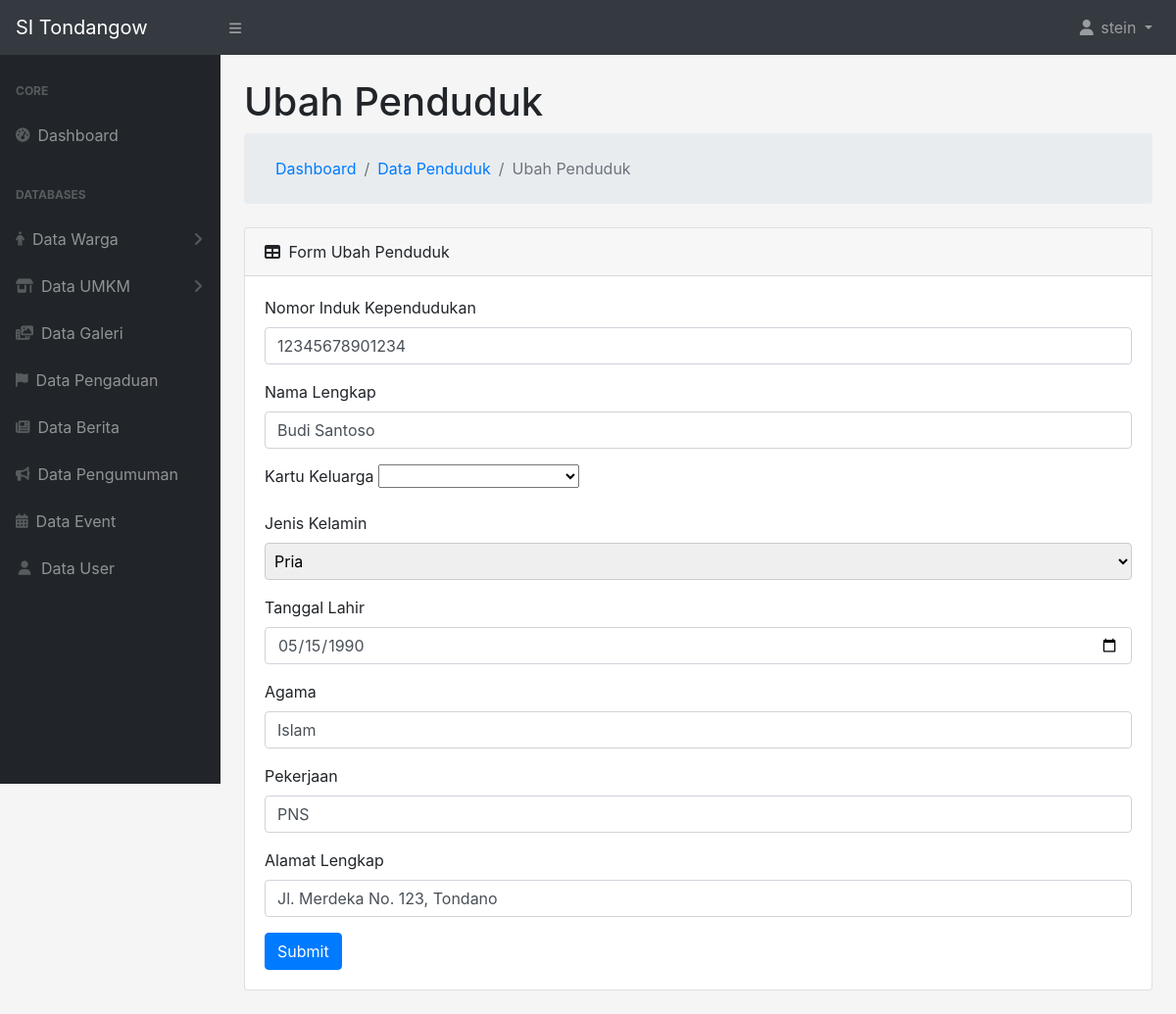
The app's page /adminSidesa/models/ubahPenduduk.php?id=1 (signed in) with its own data.
### tables this page shows
CREATE TABLE `penduduk` (
  `id` int(11) NOT NULL,
  `no_kk` int(255) NOT NULL,
  `nik` varchar(255) NOT NULL,
  `nama` varchar(255) NOT NULL,
  `tanggal_lahir` date NOT NULL,
  `jenis_kelamin` varchar(255) NOT NULL,
  `agama` varchar(255) NOT NULL,
  `pekerjaan` varchar(255) NOT NULL,
  `alamat_lengkap` varchar(255) NOT NULL
);

### adminSidesa/functions/general.php (called while the page is built, shortened)
<?php
require_once 'dbconnect.php';
function query($query)
{
    global $dbconnect;
    $result = mysqli_query($dbconnect, $query);
    $rows = [];
    while ($row = mysqli_fetch_assoc($result)) {
        $rows[] = $row;
    }
    return $rows;
}
?>

### adminSidesa/models/ubahPenduduk.php (the view, shortened to what this page needs)
<?php
include '../templates/header.php';
include '../functions/penduduk.php';
$pageName = 'Ubah Penduduk';
$getId = $_GET['id'];
$queryNoIDPenduduk=query("SELECT penduduk.no_kk FROM penduduk INNER JOIN keluarga ON penduduk.no_kk=keluarga.id WHERE penduduk.id='$getId'")[0];
$querySelectedData=query("SELECT keluarga.nama_kepala_keluarga, penduduk.id, keluarga.no_kk, penduduk.no_kk, nik, nama, tanggal_lahir, jenis_kelamin, agama, pekerjaan, alamat_lengkap FROM penduduk INNER JOIN keluarga ON penduduk.no_kk=keluarga.id WHERE penduduk.id='$getId'")[0];
?>
<div id="layoutSidenav_content">
    <main>
        <div class="container-fluid">
            <h1 class="mt-4"><?= $pageName ?></h1>
            <ol class="breadcrumb mb-4">
                <ol class="breadcrumb mb-0">
                    <li class="breadcrumb-item"><a href="../index.php">Dashboard</a></li>
                    <li class="breadcrumb-item"><a href="../controllers/dataPenduduk.php">Data Penduduk</a></li>
                    <li class="breadcrumb-item active"><?= $pageName ?></li>
                </ol>
            </ol>
            <div class="card mb-4">
                <div class="card-header">
                    <div>
                        <i class="fas fa-table mr-1 position-relative"></i>
                        Form <?= $pageName ?>
                    </div>
                </div>
                <div class="card-body">
                    <form action="#" method="post" enctype="multipart/form-data">
                        <div class="form-group">
                            <label for="nik">Nomor Induk Kependudukan</label>
                            <input value="<?= $querySelectedData["nik"]?>" name="nik" autocomplete="off" type="number" class="form-control" id="nik" placeholder="..." required>
                        </div>
                        <div class="form-group">
                            <label for="nama">Nama Lengkap</label>
                            <input value="<?= $querySelectedData['nama']?>" name="nama" autocomplete="off" type="text" class="form-control" id="nama" placeholder="..." required>
                        </div>
                        <div class="form-group">
                            <label for="kk">Kartu Keluarga</label>
                            <select name="kk" id="selectize" class="form-select" required>
                                <option value="<?= $queryNoIDPenduduk['no_kk']?>" selected hidden></option>
                                <?php
                                $query = mysqli_query($dbconnect, "SELECT * FROM keluarga") or die(mysqli_error($dbconnect));
                                while ($data = mysqli_fetch_array($query)) {
                                    echo "<option value=$data[id]>$data[no_kk] - $data[nama_kepala_keluarga]</option>";
                                }
                                ?>
                            </select>
                        </div>
                        <div class="form-group flex-column" style="display: flex;">
                            <label for="jenis_kelamin">Jenis Kelamin</label>
                            <select id='jenis_kelamin' name="jenis_kelamin" style="padding:5px; height: 38px; border-radius: 4px; border-color:rgb(204, 204, 204); outline:none;" id="jenis_kelamin" class="form-select" required>
                                <option value="<?=$querySelectedData['jenis_kelamin']?>" selected><?=$querySelectedData['jenis_kelamin']?></option>
                            </select>
                        </div>
                        <div class="form-group">
                            <label for="tanggal_lahir">Tanggal Lahir</label>
                            <input value="<?=$querySelectedData['tanggal_lahir']?>" name="tanggal_lahir" autocomplete="off" type="date" class="form-control" id="tanggal_lahir" required>
                        </div>
                        <div class="form-group">
                            <label for="agama">Agama</label>
                            <input value="<?=$querySelectedData['agama']?>" name="agama" autocomplete="off" type="text" class="form-control" id="agama" placeholder="..." required>
                        </div>
                        <div class="form-group">
                            <label for="pekerjaan">Pekerjaan</label>
                            <input value="<?=$querySelectedData['pekerjaan']?>" name="pekerjaan" autocomplete="off" type="text" class="form-control" id="pekerjaan" placeholder="..." required>
                        </div>
                        <div class="form-group">
                            <label for="alamat_lengkap">Alamat Lengkap</label>
                            <input value="<?=$querySelectedData['alamat_lengkap']?>" name="alamat_lengkap" autocomplete="off" type="text" class="form-control" id="alamat_lengkap" placeholder="..." required>
                        </div>
                        <button name="submit" id="submit" type="submit" class="btn btn-primary">Submit</button>
                    </form>
                </div>
            </div>
        </div>
    </main>
</div>
</div>
<?php include '../templates/footer.php'; ?>

### records on screen
penduduk: nik "12345678901234", nama "Budi Santoso", jenis_kelamin "Pria", tanggal_lahir "05/15/1990", agama "Islam", pekerjaan "PNS", alamat_lengkap "Jl. Merdeka No. 123, Tondano"

### other values on screen
$_SESSION['username'] "stein"
$pageName "Ubah Penduduk"
